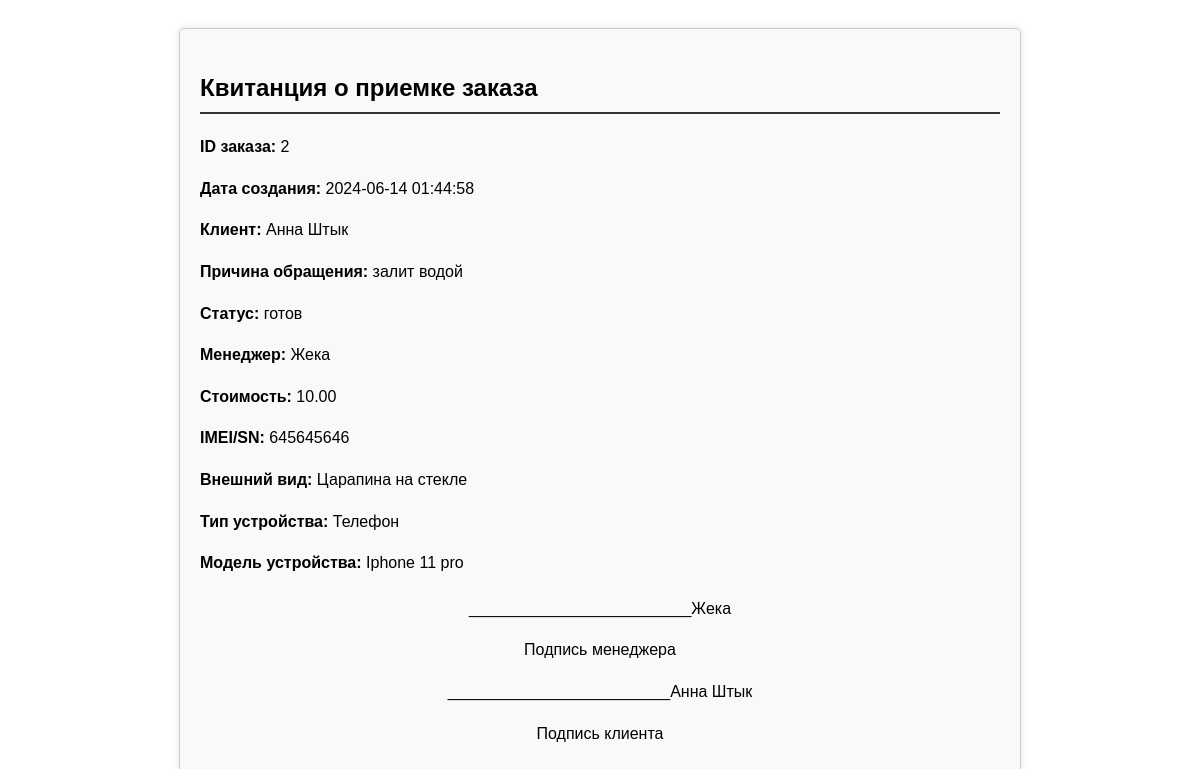
The page /receipt.php?order_id=2 on the database its author committed.
### tables this page shows
CREATE TABLE `orders` (
  `id` int(11) NOT NULL,
  `client_first_name` varchar(255) NOT NULL,
  `client_last_name` varchar(255) NOT NULL,
  `client_phone` varchar(20) NOT NULL,
  `manager` varchar(255) NOT NULL,
  `technician` varchar(255) NOT NULL,
  `cost` decimal(10,2) NOT NULL,
  `reason` text NOT NULL,
  `imei_sn` varchar(50) NOT NULL,
  `appearance` text NOT NULL,
  `device_type` int(11) DEFAULT NULL,
  `device_model` int(11) DEFAULT NULL,
  `status` varchar(50) DEFAULT 'новый',
  `creation_date` timestamp NULL DEFAULT CURRENT_TIMESTAMP
);

CREATE TABLE `device_types` (
  `id` int(11) NOT NULL,
  `type_name` varchar(255) NOT NULL
);

CREATE TABLE `device_models` (
  `id` int(11) NOT NULL,
  `device_type_id` int(11) NOT NULL,
  `model_name` varchar(255) NOT NULL
);

### receipt.php (the view, shortened to what this page needs)
<?php
include 'includes/db.php';
if (isset($_GET['order_id'])) {
    $order_id = intval($_GET['order_id']);
    $sqlOrder = "SELECT o.*, dt.type_name AS device_type_name, dm.model_name AS device_model_name
                 FROM orders o
                 LEFT JOIN device_types dt ON o.device_type = dt.id
                 LEFT JOIN device_models dm ON o.device_model = dm.id
                 WHERE o.id = $order_id";
    $resultOrder = $conn->query($sqlOrder);
    if ($resultOrder && $resultOrder->num_rows > 0) {
        $rowOrder = $resultOrder->fetch_assoc();
        echo <<<HTML
<!DOCTYPE html>
<html lang="ru">
<head>
    <meta charset="UTF-8">
    <title>Квитанция о приемке заказа</title>
    <style>
        body {
            font-family: Arial, sans-serif;
            line-height: 1.6;
            padding: 20px;
        }
        .container {
            max-width: 800px;
            margin: 0 auto;
            background: #f9f9f9;
            padding: 20px;
            border: 1px solid #ccc;
            border-radius: 5px;
            box-shadow: 0 0 10px rgba(0,0,0,0.1);
        }
        h2 {
            border-bottom: 2px solid #333;
            padding-bottom: 5px;
        }
        .signature {
            margin-top: 20px;
            text-align: center;
        }
    </style>
</head>
<body>
    <div class="container">
        <h2>Квитанция о приемке заказа</h2>
        <p><strong>ID заказа:</strong> {$rowOrder['id']}</p>
        <p><strong>Дата создания:</strong> {$rowOrder['creation_date']}</p>
        <p><strong>Клиент:</strong> {$rowOrder['client_first_name']} {$rowOrder['client_last_name']}</p>
        <p><strong>Причина обращения:</strong> {$rowOrder['reason']}</p>
        <p><strong>Статус:</strong> {$rowOrder['status']}</p>
        <p><strong>Менеджер:</strong> {$rowOrder['manager']}</p>
        <p><strong>Стоимость:</strong> {$rowOrder['cost']}</p>
        <p><strong>IMEI/SN:</strong> {$rowOrder['imei_sn']}</p>
        <p><strong>Внешний вид:</strong> {$rowOrder['appearance']}</p>
        <p><strong>Тип устройства:</strong> {$rowOrder['device_type_name']}</p>
        <p><strong>Модель устройства:</strong> {$rowOrder['device_model_name']}</p>
        <div class="signature">
            <p>_________________________{$rowOrder['manager']}</p>
            <p>Подпись менеджера</p>
            <p>_________________________{$rowOrder['client_first_name']} {$rowOrder['client_last_name']}</p>
            <p>Подпись клиента</p>
        </div>
    </div>
</body>
</html>
HTML;
    } else {
        echo "<p>Заказ с указанным ID не найден.</p>";
    }
} else {
    echo "<p>Не указан ID заказа для печати информации о приемке.</p>";
}
?>

### receipt.php (style rules this page uses)
body { font-family: Arial, sans-serif; line-height: 1.6; padding: 20px; }
.container { max-width: 800px; margin: 0 auto; background: #f9f9f9; padding: 20px; border: 1px solid #ccc; border-radius: 5px; box-shadow: 0 0 10px rgba(0,0,0,0.1); }
h2 { border-bottom: 2px solid #333; padding-bottom: 5px; }
.signature { margin-top: 20px; text-align: center; }

### rows shown on the page
orders: id "2", creation_date "2024-06-14 01:44:58", client_first_name "Анна", client_last_name "Штык", reason "залит водой", status "готов", manager "Жека", cost "10.00", imei_sn "645645646", appearance "Царапина на стекле", device_types.type_name "Телефон", device_models.model_name "Iphone 11 pro"
